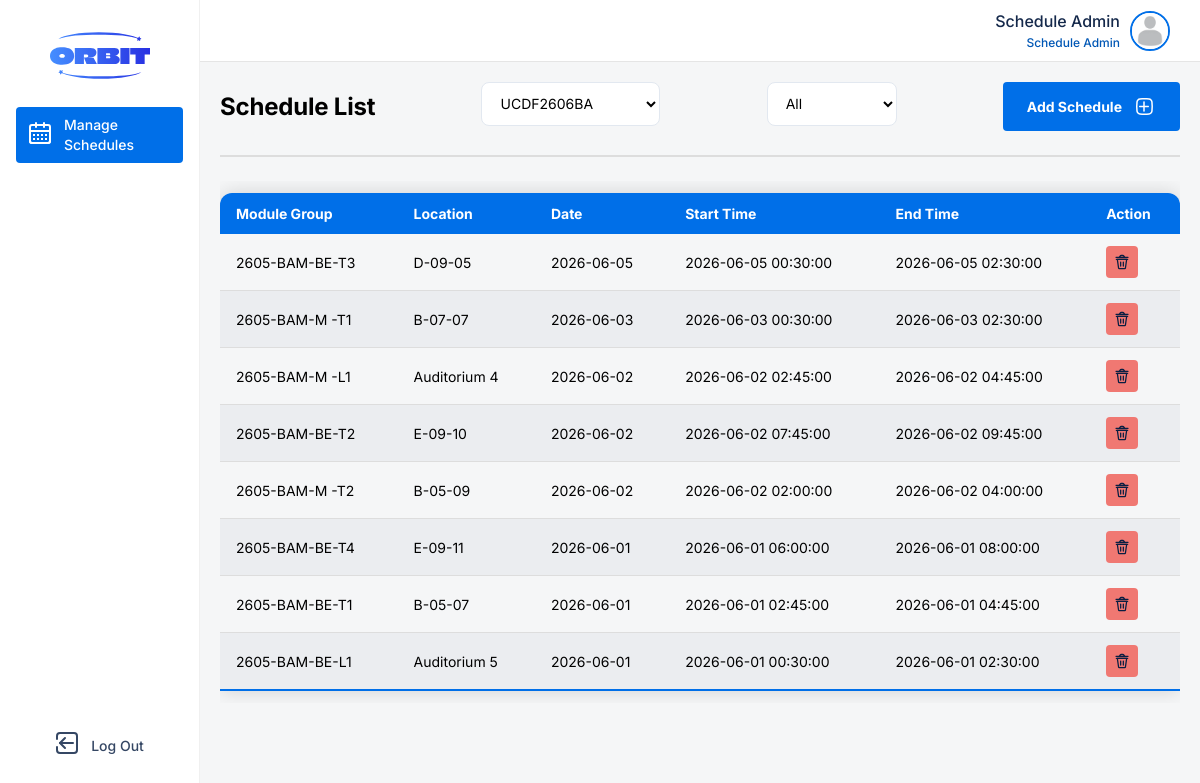
Screenshot of /client/src/pages/schedule-management/dashboard.php?intakeID=UCDF2606BA (signed in) with the database file from the repository.
### tables this page shows
CREATE TABLE IF NOT EXISTS `user` (
  `user_id` int NOT NULL AUTO_INCREMENT,
  `name` varchar(255) NOT NULL,
  `password` varchar(255) NOT NULL,
  `email` varchar(50) NOT NULL,
  `phone` varchar(15) NOT NULL,
  `picture` varchar(50) DEFAULT NULL,
  `role` varchar(20) NOT NULL,
  PRIMARY KEY (`user_id`)
);

CREATE TABLE IF NOT EXISTS `schedule` (
  `schedule_id` int NOT NULL AUTO_INCREMENT,
  `module_group_id` varchar(25) NOT NULL,
  `classroom_id` int NOT NULL,
  `start_time` timestamp NOT NULL,
  `end_time` timestamp NOT NULL,
  `date` date NOT NULL,
  PRIMARY KEY (`schedule_id`),
  KEY `module_group_id` (`module_group_id`),
  KEY `classroom_id` (`classroom_id`)
);

CREATE TABLE IF NOT EXISTS `module_group` (
  `module_group_id` varchar(25) NOT NULL,
  `course_module_id` int NOT NULL,
  `type` varchar(10) NOT NULL,
  PRIMARY KEY (`module_group_id`),
  KEY `course_module_id` (`course_module_id`)
);

CREATE TABLE IF NOT EXISTS `location` (
  `location_id` varchar(20) NOT NULL,
  `name` varchar(255) NOT NULL,
  `floor` varchar(4) NOT NULL,
  `type` varchar(50) NOT NULL,
  PRIMARY KEY (`location_id`)
);

### server/models/user.php (called while the page is built, shortened)
<?php
class User {
    private $connection;
    public function __construct($database) {
        $this->connection = $database;
    }
    public function getUser($userID):array {
        $result = [
            "error" => True,
            "id" => $userID,
            "name" => "",
            "password" => "",
            "email" => "",
            "phone" => "",
            "picture" => "",
            "role" => ""
        ];
        $sql = "SELECT * FROM user WHERE user_id = $userID;";
        $statement = mysqli_query($this->connection, $sql);
        $user = mysqli_fetch_array($statement);
        if ($user) {
            $result["error"] = False;
            $result["name"] = $user["name"];
            $result["password"] = $user["password"];
            $result["email"] = $user["email"];
            $result["phone"] = $user["phone"];
            $result["picture"] = $user["picture"];
            $result["role"] = $user["role"];
        }
        return $result;
    }
}
?>

### server/controllers/manage-user.php (called while the page is built, shortened)
<?php
require_once ROOT.MODELS.'/user.php';
class ManageUser {
    private $userEditor;
    public function __construct() {
        global $connect;
        $this->userEditor = new User($connect);
    }
    public function get($id):array {
        $result = [
            "error" => True,
        ];
        $user = $this->userEditor->getUser($id);
        $result["error"] = $user["error"];
        if ($result["error"]) {
            return $result;
        } else {
            $result["userID"] = $user["id"];
            $result["name"] = $user["name"];
            $result["password"] = $user["password"];
            $result["email"] = $user["email"];
            $result["phone"] = $user["phone"];
            $result["picture"] = $user["picture"];
            $result["role"] = $user["role"];
        }
        return $result;
    }
}
?>

### server/routes/user-management-route.php (called while the page is built, shortened)
<?php
require_once ROOT.CONTROLLERS.'/manage-user.php';
$manageUser = new ManageUser();
function getUser($id) {
    global $manageUser;
    $data = $manageUser->get($id);
    return $data;
}
?>

### server/routes/schedule-management-route.php (called while the page is built, shortened)
<?php
require_once ROOT . CONTROLLERS . '/schedule-controller.php';
require_once ROOT . CONTROLLERS . '/manage-intake.php';
$scheduleController = new ScheduleController();
$manageIntake = new ManageIntake();
function getIntake() {
    global $manageIntake;
    return $manageIntake->getIntakeList("");
}
function getScheduleList($input) {
    global $scheduleController;
    return $scheduleController->getScheduleList($input);
}
?>

### server/controllers/manage-intake.php (called while the page is built, shortened)
<?php
class ManageIntake {
    private $connection;
    public function __construct() {
        global $connect;
        $this->connection = $connect;
    }
    public function getIntakeList($search) {
        $result = [];
        if ($search === "") {
            $sql = "SELECT * FROM intake;";
        } else {
            $sql = "SELECT * FROM intake WHERE name LIKE '%$search%';";
        }
        $statement = mysqli_query($this->connection, $sql);
        while ($intake = mysqli_fetch_array($statement)) {
            $result[] = [
                "intakeID" => $intake["intake_id"],
                "courseID" => $intake["course_id"],
                "name" => $intake["name"],
                "startDate" => $intake["start_date"],
                "totalRegister" => $intake["total_register"],
                "status" => $intake["status"]
            ];
        }
        return $result;
    }
}
?>

### server/controllers/schedule-controller.php (called while the page is built, shortened)
<?php
require_once ROOT . CONTROLLERS . '/manage-user.php';
class ScheduleController {
    private $connection;
    public function __construct() {
        global $connect;
        $this->connection = $connect;
    }
    public function getScheduleList($filter) {
        if ($filter['intakeID'] === $filter['week'] && $filter['intakeID'] === "All") {
            $sql = "SELECT * FROM schedule s
                    LEFT JOIN classroom c ON s.classroom_id = c.classroom_id
                    LEFT JOIN location l ON l.location_id = c.location_id
                    ORDER BY date DESC";
        } elseif ($filter['week'] === "All") {
            $intakeID = $filter['intakeID'];
            $sql = "SELECT * FROM schedule s
                    LEFT JOIN module_group m ON m.module_group_id = s.module_group_id
                    LEFT JOIN course_module c ON m.course_module_id = c.course_module_id
                    LEFT JOIN classroom b ON s.classroom_id = b.classroom_id
                    LEFT JOIN location l ON b.location_id = l.location_id
                    WHERE c.intake_id = '$intakeID'
                    ORDER BY date DESC;";
        }
        $statement = mysqli_query($this->connection, $sql);
        $result = [];
        while ($schedule = mysqli_fetch_array($statement)) {
            $result[] = [
                "scheduleID" => $schedule['schedule_id'],
                "moduleGroupID" => $schedule['module_group_id'],
                "locationID" => $schedule["location_id"],
                "location" => $schedule["name"],
                "startTime" => $schedule["start_time"],
                "endTime" => $schedule["end_time"],
                "date" => $schedule["date"]
            ];
        }
        return $result;
    }
}
?>

### client/src/pages/schedule-management/dashboard.php (the view, shortened to what this page needs)
<?php
include_once ROOT . COMPONENTS . '/header.php';
include_once ROOT . COMPONENTS . '/footer.php';
require_once ROOT . NAVIGATION . '/admin-nav-bar.php';
require_once ROOT . FEATURES . '/schedule-management/schedule-component.php';
$user = getUser($_SESSION['userID']);
$name = $user['name'];
$role = $user['role'];
renderNavBar();
renderContentTopBar($name, $role);
$intakeID = "All";
$week = "All";
if (isset($_GET['intakeID'])) {
    $intakeID = $_GET['intakeID'];
}
?>
<div class="page-content">
    <div class="manage-users-container">
        <div class="title-btn-wrapper">
            <span class="manage-users-header">Schedule List</span>
            <?php
            echo "
            <div class='form-input'>
                <select id='selectIntake' name='selectIntake' class='select-input'>
                <option value='All'>All</option>";
            $intakeList = getIntake();
            foreach ($intakeList as $intake) {
                if ($intakeID === $intake['intakeID']) {
                    $select = "selected";
                } else {
                    $select = "";
                }
                $id = $intake['intakeID'];
                echo "<option value='$id' $select>$id</option>";
            }
            echo "
                </select>
            </div>
            ";
            echo "
            <div class='form-input'>
                <select id='selectWeek' name='selectWeek' class='select-input'>
                <option value='All'>All</option>";
            echo "
                </select>
            </div>
            ";
            ?>
            <div class="add-user-btn" onclick="openModal('createScheduleForm')">
                <span class="btn-text">
                    Add Schedule
                </span>
            </div>
        </div>
        <hr class="divider">
        <?php
        $scheduleList = getScheduleList(["intakeID" => $intakeID, "week" => $week]);
        renderScheduleTable($scheduleList, $intakeID, $week);
        ?>
    </div>
</div>

### client/src/shared/navigation-bar/admin-nav-bar.php (shortened to what this page needs)
<?php
function renderNavItem($name, $iconFilename, $link, $pageId)
{
    $activeClass = (isset($_SESSION['currentPage']) && $_SESSION['currentPage'] == $pageId) ? 'active' : '';
    echo "<li class='nav-item {$activeClass}' id='{$pageId}'>";
    echo "<a href='{$link}'>";
    echo "<div class='icon'>";
    echo "</div>";
    echo "<span>{$name}</span>";
    echo "</a>";
    echo "</li>";
}
function renderNavBar()
{
    $userRole = $_SESSION['role'] ?? 'guest';
    echo '<div class="nav-bar">';
    echo '<div class="logo-wrapper">';
    echo '<img class="logo" src="' . ASSETS . '/icons/orbit-logo.svg" alt="Orbit Logo">';
    echo '</div>';
    echo '<div class="nav-wrapper">';
    echo '<ul class="nav-list">';
    switch ($userRole) {
        case 'Schedule Admin':
            $dashboardPath = PAGES . "/schedule-management/dashboard.php";
            renderNavItem('Manage Schedules', 'calendar-icon.svg', $dashboardPath, 'manageschedules');
            break;
    }
    echo '</ul>';
    echo '</div>';
    if ($userRole !== 'guest') {
        echo '<ul class="nav-list logout-section">';
        echo '</ul>';
    }
    echo '</div>';
}
function renderContentTopBar($name, $role, $profileImg = UPLOADS . '/default-profile.png') {
    echo '<div class="top-bar">';
    echo '<div class="profile" onClick="openModal(\'userProfileView\')">';
    echo '<div class="name-and-role">';
    echo '<span class="username">' . htmlspecialchars($name) . '</span>';
    echo '<span class="role">' . htmlspecialchars($role) . '</span>';
    echo '</div>';
    echo '<div class="profile-img-container">';
    echo '<img src="' . $profileImg . '" alt="Profile Image" class="profile-img">';
    echo '</div>';
    echo '</div>';
    echo '</div>';
}
?>

### client/src/features/schedule-management/schedule-component.php (shortened to what this page needs)
<?php
function renderScheduleTable($scheduleList, $intakeID, $week)
{
?>
    <div class="table-container">
    <table class="users-table">
        <thead>
            <tr>
                <th>Module Group</th>
                <th>Location</th>
                <th>Date</th>
                <th>Start Time</th>
                <th>End Time</th>
                <th>Action</th>
            </tr>
        </thead>
        <tbody>
            <?php foreach ($scheduleList as $schedule):
            ?>
                <tr>
                    <td><?php echo $schedule['moduleGroupID']; ?></td>
                    <td><?php echo $schedule['location']; ?></td>
                    <td><?php echo $schedule['date']; ?></td>
                    <td><?php echo $schedule['startTime']; ?></td>
                    <td><?php echo $schedule['endTime']; ?></td>
                    <td>
                        <form class="actions" method="post" action="<?php echo SERVICES ?>/manage-schedule-service.php">
                            <button class="action-btn" id="delete-btn" name="deleteSchedule" type="submit">
                            </button>
                        </form>
                    </td>
                </tr>
            <?php endforeach; ?>
        </tbody>
    </table>
    </div>
<?php
}
?>

### client/src/styles/global.css (style rules this page uses)
*, *::before, *::after { margin: 0; padding: 0; box-sizing: border-box; font-family: "Inter", sans-serif; }

### client/src/styles/modal.css (style rules this page uses)
:root { --text-highlight: #007aff; --link-hover: #0057b5; --heading-2-color: #354764; --heading-color: #091e42; --id-bg-text: #dfe2e6; --id-text: #4a4a4b; --light-shadow: rgba(0, 0, 0, 0.1); --overlay-bg: rgba(0, 0, 0, 0.2); --profile-border: #007aff; }

### client/src/styles/admin-nav-bar.css (style rules this page uses)
.nav-bar { display: flex; position: sticky; top: 0px; left: 0px; flex-direction: column; align-items: center; height: 100vh; width: fit-content; min-width: 200px; padding: 32px 16px; background: white; border-right: 1px solid #f0f0f0; z-index: 999; }
.logo { width: 100px; height: auto; flex-shrink: 0; aspect-ratio: 135/64; }
.icon { width: 24px; height: auto; aspect-ratio: 1/1; }
.nav-wrapper { flex: 1; display: flex; flex-direction: column; margin-top: 24px; }
.nav-list { padding: 0; margin: 0; list-style: none; display: flex; flex-direction: column; gap: 8px; }
.nav-item { list-style: none; list-style-type: none; }
.nav-item a { display: flex; padding: 8px 12px; align-items: center; gap: 12px; align-self: stretch; border-radius: var(--Container-corner-radius, 4px); text-decoration: none; color: var(--Foundation-Neutral-N600, #354764); font-family: Inter; font-size: 14px; font-style: normal; font-weight: 500; line-height: 20px; transition: 0.1s; }
.nav-item.active a { background-color: #006fe8; color: white; }

### client/src/styles/admin-top-bar.css (style rules this page uses)
body { background-color: #F5F6F7; }
.top-bar { position: fixed; top: 0; left: 0; width: 100%; height: 62px; display: flex; flex-direction: column; justify-content: center; padding: 0px 20px; align-items: flex-end; gap: 20px; border-bottom: 0.5px solid rgba(0, 0, 0, 0.1); background: #fff; }
.profile { display: flex; flex-direction: row; align-items: center; justify-content: flex-end; padding: 10px; gap: 10px; cursor: pointer; border-radius: 4px; transition: 0.2s ease; }
.profile-img-container { width: 40px; height: 40px; flex-shrink: 0; }
.profile-img { width: 100%; height: 100%; border-radius: 50%; object-fit: cover; border: 2px solid var(--Foundation-Blue-blue-600, #006fe8); }
.name-and-role { display: flex; flex-direction: column; align-items: flex-end; gap: 4px; }
.username { color: var(--Foundation-Neutral-N800, #15294b); text-align: center; font-family: Inter; font-size: 16px; font-style: normal; font-weight: 500; line-height: normal; }
.role { color: var(--Foundation-Blue-blue-700, #0057b5); text-align: center; font-family: Inter; font-size: 12px; font-style: normal; font-weight: 500; line-height: normal; }

### client/src/styles/form.css (style rules this page uses)
:root { --primary-blue: #2563eb; --bg-subtle: rgba(245, 246, 247, 0.8); --border-color: #e2e8f0; --text-main: #1e293b; --text-muted: #64748b; }
.form-input { display: flex; flex-direction: column; gap: 8px; align-self: stretch; }
.text-input, .select-input { width: 100%; height: 44px; padding: 10px 14px; border: 1px solid var(--border-color); border-radius: 8px; font-size: 14px; transition: border-color 0.2s, box-shadow 0.2s; background-color: #fff; box-sizing: border-box; }

### rows the page displays
user: role "Schedule Admin"
schedule: module_group.module_group_id "2605-BAM-BE-T3", location.name "D-09-05", date "2026-06-05", start_time "2026-06-05 00:30:00", end_time "2026-06-05 02:30:00"
schedule: module_group.module_group_id "2605-BAM-M -T1", location.name "B-07-07", date "2026-06-03", start_time "2026-06-03 00:30:00", end_time "2026-06-03 02:30:00"
schedule: module_group.module_group_id "2605-BAM-M -L1", location.name "Auditorium 4", date "2026-06-02", start_time "2026-06-02 02:45:00", end_time "2026-06-02 04:45:00"
schedule: module_group.module_group_id "2605-BAM-BE-T2", location.name "E-09-10", date "2026-06-02", start_time "2026-06-02 07:45:00", end_time "2026-06-02 09:45:00"
schedule: module_group.module_group_id "2605-BAM-M -T2", location.name "B-05-09", date "2026-06-02", start_time "2026-06-02 02:00:00", end_time "2026-06-02 04:00:00"
schedule: module_group.module_group_id "2605-BAM-BE-T4", location.name "E-09-11", date "2026-06-01", start_time "2026-06-01 06:00:00", end_time "2026-06-01 08:00:00"
schedule: module_group.module_group_id "2605-BAM-BE-T1", location.name "B-05-07", date "2026-06-01", start_time "2026-06-01 02:45:00", end_time "2026-06-01 04:45:00"
schedule: module_group.module_group_id "2605-BAM-BE-L1", location.name "Auditorium 5", date "2026-06-01", start_time "2026-06-01 00:30:00", end_time "2026-06-01 02:30:00"

### other values shown
$name "Manage Schedules Log Out"
$role "Schedule Admin"
form field selectIntake "UCDF2606BA"
